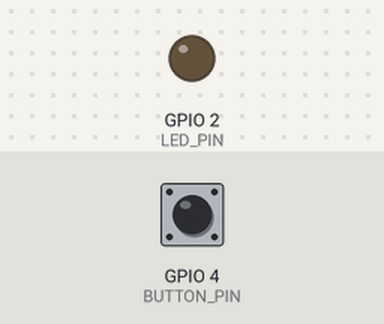
This program was run on a simulated ESP32. On the bench: output pins drawn as LEDs (lit = HIGH). Inputs (shaded band) come from the test bench; at power-on: GPIO 4 (BUTTON_PIN) HIGH. What the program prints to the serial monitor is not drawn.

Above: at 1.2 s.
1.3 s: GPIO 4 (BUTTON_PIN) pulled LOW for 0.15 s
At 2.2 s:
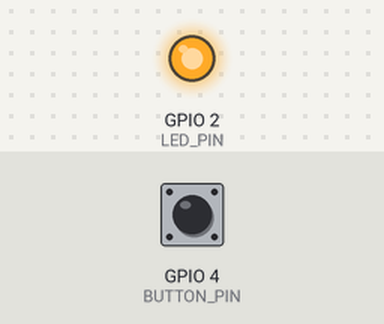
2.9 s: GPIO 4 (BUTTON_PIN) pulled LOW for 1 s
At 3.5 s:
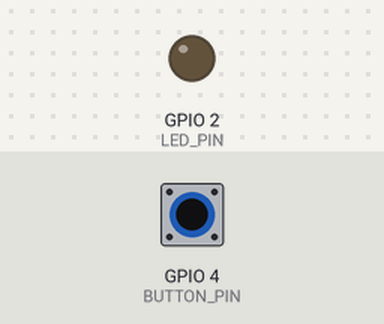
5.4 s: GPIO 4 (BUTTON_PIN) pulled LOW for 3.2 s
At 6.6 s:
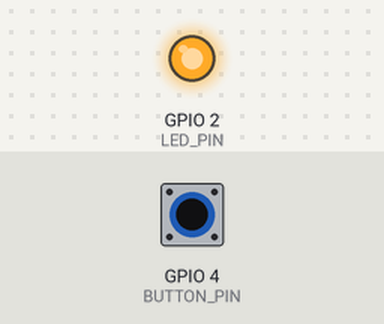
Timing chart, 0 to 8.4 s (numbered marks = the images above; inputs shaded):
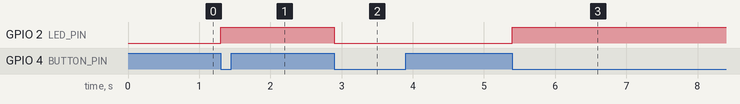

The program:

main.cpp
```cpp
/**
 * VÍ DỤ 1-04: NÚT NHẤN ĐIỀU KHIỂN ĐÈN LED (LED BUTTON)
 *
 * Mô tả:
 * - Đọc trạng thái nút nhấn ở chân GPIO 4 (kết nối với GND, chế độ INPUT_PULLUP).
 * - Mỗi lần phát hiện thao tác nhấn nút, hệ thống sẽ đảo trạng thái của đèn LED ở chân GPIO 2.
 * - In trạng thái LED hiện tại ra Serial Monitor.
 */
#include <Arduino.h>

const int BUTTON_PIN = 4;
const int LED_PIN = 2;

int ledState = LOW;
int lastButtonState = HIGH;

void setup() {
    Serial.begin(115200);
    while (!Serial) { delay(10); }

    Serial.println("\n[EXAMPLE] Bắt đầu bài test Nút nhấn điều khiển LED...");
    pinMode(BUTTON_PIN, INPUT_PULLUP);
    pinMode(LED_PIN, OUTPUT);
    digitalWrite(LED_PIN, ledState);

    Serial.println("Nhấn nút (GPIO 4) để bật/tắt đèn LED (GPIO 2).");
}

void loop() {
    int buttonState = digitalRead(BUTTON_PIN);

    // Nhận diện cạnh xuống (Khi bắt đầu nhấn nút: từ HIGH xuống LOW)
    if (lastButtonState == HIGH && buttonState == LOW) {
        ledState = !ledState;
        digitalWrite(LED_PIN, ledState);

        if (ledState == HIGH) {
            Serial.println("[BUTTON] Nhấn nút -> ĐÈN LED: BẬT (ON)");
        } else {
            Serial.println("[BUTTON] Nhấn nút -> ĐÈN LED: TẮT (OFF)");
        }
        delay(200); // Tránh dội phím (Debounce delay)
    }

    lastButtonState = buttonState;
}
```

Measured:
- after the input at 1.3 s, GPIO 2 (LED_PIN): LOW → HIGH at once
- after the input at 2.9 s, GPIO 2 (LED_PIN): HIGH → LOW at once
- after the input at 5.4 s, GPIO 2 (LED_PIN): LOW → HIGH at once
